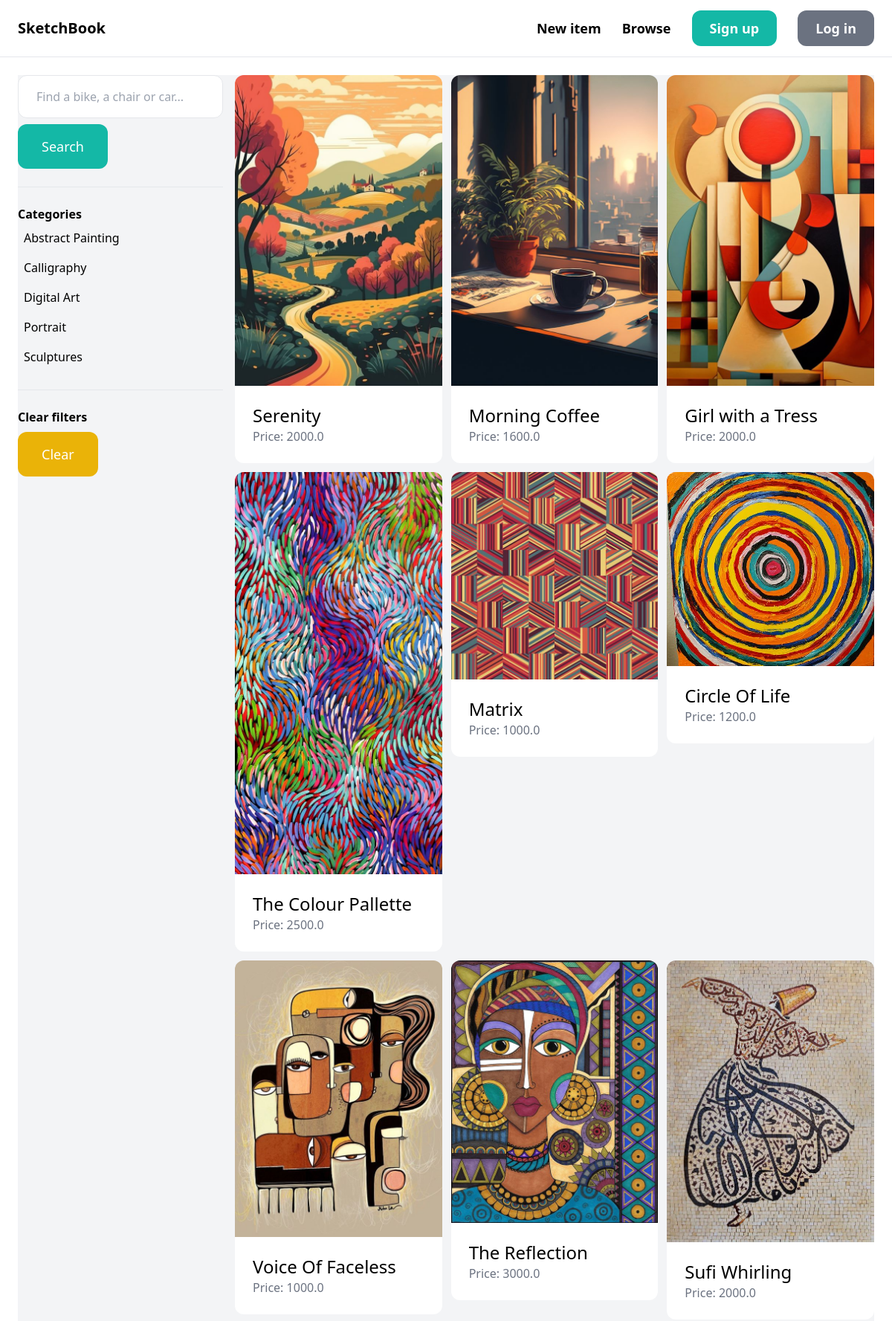
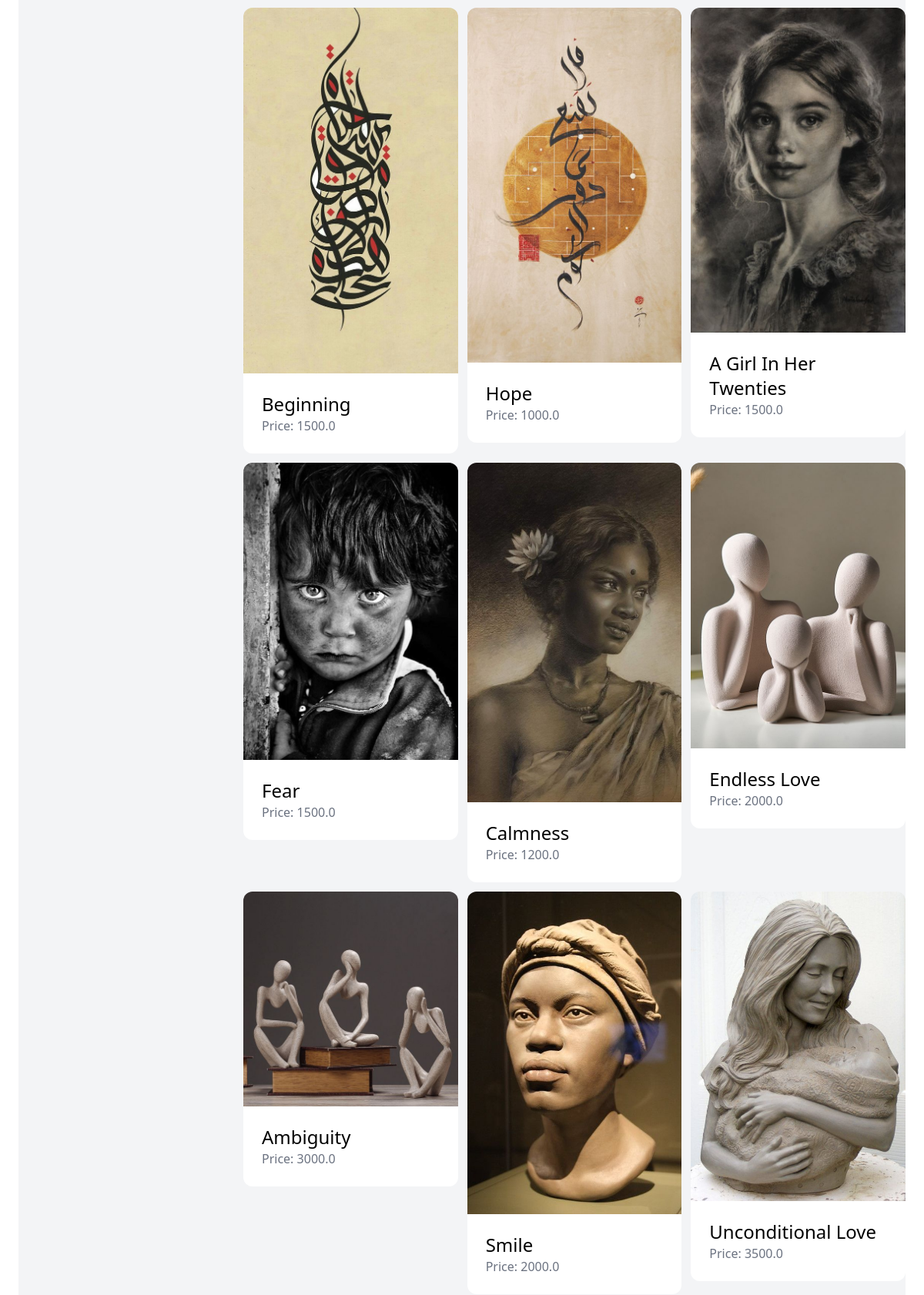
The app's page /items/ (upper part) with its own data (2 pictures, top to bottom).
### item/models.py (models this page shows, shortened)
class Category(models.Model):
    name = models.CharField(max_length=255)
    class Meta:
        ordering = ('name',)
        verbose_name_plural = 'Categories'

class Item(models.Model):
    category = models.ForeignKey(Category, related_name='items', on_delete=models.CASCADE)
    name = models.CharField(max_length=255)
    description = models.TextField(blank=True, null=True)
    price = models.FloatField()
    image = models.ImageField(upload_to='item_images', blank=True, null=True)
    is_sold = models.BooleanField(default=False)
    created_by = models.ForeignKey(User, related_name='items', on_delete=models.CASCADE)
    created_at = models.DateTimeField(auto_now_add=True)

### item/views.py (the view)
# urls.py: path('', views.items, name='items'),
def items(request):
    query = request.GET.get('query', '')
    category_id = request.GET.get('category', 0)
    categories = Category.objects.all()
    items = Item.objects.filter(is_sold=False)
    for item in items:
        if not item.image:
            print(item)
    if category_id:
        items = items.filter(category_id=category_id)
    if query:
        items = items.filter(Q(name__icontains=query) | Q(description__icontains=query))
    return render(request, 'item/items.html', {
        'items': items,
        'query': query,
        'categories': categories,
        'category_id': int(category_id)
    })

### item/templates/item/items.html (shortened to what this page needs)
{% extends 'core/base.html' %}
{% block content %}
    <div class="pb-6 grid grid-cols-4 gap-4 bg-gray-100">
        <div class="col-span-1">
            <form method="get" action="{% url 'item:items' %}">
                <input name="query" class="w-full py-4 px-6 border rounded-xl" type="text" value="{{ query }}" placeholder="Find a bike, a chair or car...">
                <button class="mt-2 py-4 px-8 text-lg bg-teal-500 text-white rounded-xl">Search</button>
            </form>
            <hr class="my-6">
            <p class="font-semibold">Categories</p>
            <ul>
                {% for category in categories %}
                    <li class="py-2 px-2 rounded-xl{% if category.id == category_id %} bg-gray-200{% endif %}">
                        <a href="{% url 'item:items' %}?query={{ query }}&category={{ category.id }}">{{ category.name }}</a>
                    </li>
                {% endfor %}
            </ul>
            <hr class="my-6">
            <p class="font-semibold">Clear filters</p>
            <ul>
                <li><a href="{% url 'item:items' %}" class="mt-2 py-4 px-8 inline-block bg-yellow-500 text-lg rounded-xl text-white">Clear</a>
        </div>
        <div class="col-span-3">
            <div class="grid grid-cols-3 gap-3">
                {% for item in items %}
                    <div>
                        <a href="{% url 'item:detail' item.id %}">
                            <div>
                                <img src="{{ item.image.url }}" class="rounded-t-xl">
                            </div>
                            <div class="p-6 bg-white rounded-b-xl">
                                <h2 class="text-2xl">{{ item.name }}</h2>
                                <p class="text-gray-500">Price: {{ item.price }}</p>
                            </div>
                        </a>
                    </div>
                {% endfor %}
            </div>
        </div>
    </div>
{% endblock %}

### records on screen
Category: name "Abstract Painting"
Category: name "Calligraphy"
Category: name "Digital Art"
Category: name "Portrait"
Category: name "Sculptures"
Item: image (picture), name "Serenity", price "2000.0"
Item: image (picture), name "Morning Coffee", price "1600.0"
Item: image (picture), name "Girl with a Tress", price "2000.0"
Item: image (picture), name "The Colour Pallette", price "2500.0"
Item: image (picture), name "Matrix", price "1000.0"
Item: image (picture), name "Circle Of Life", price "1200.0"
Item: image (picture), name "Voice Of Faceless", price "1000.0"
Item: image (picture), name "The Reflection", price "3000.0"
Item: image (picture), name "Sufi Whirling", price "2000.0"
Item: image (picture), name "Beginning", price "1500.0"
Item: image (picture), name "Hope", price "1000.0"
Item: image (picture), name "A Girl In Her Twenties", price "1500.0"
Item: image (picture), name "Fear", price "1500.0"
Item: image (picture), name "Calmness", price "1200.0"
Item: image (picture), name "Endless Love", price "2000.0"
Item: image (picture), name "Ambiguity", price "3000.0"
Item: image (picture), name "Smile", price "2000.0"
Item: image (picture), name "Unconditional Love", price "3500.0"
